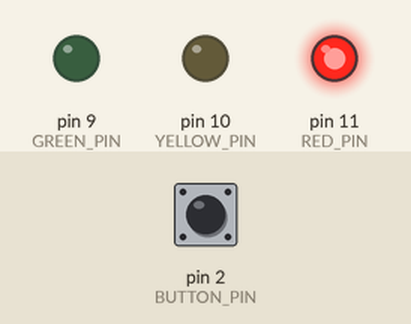
The sketch below on a simulated Arduino Uno, built with avr-gcc and run on an emulated ATmega328P. Parts: output pins drawn as LEDs (lit = HIGH). The inputs (shaded band) are chosen by the test bench; at power-on: pin 2 (BUTTON_PIN) HIGH.

Above: at 0.1 s.
At 0.5 s:
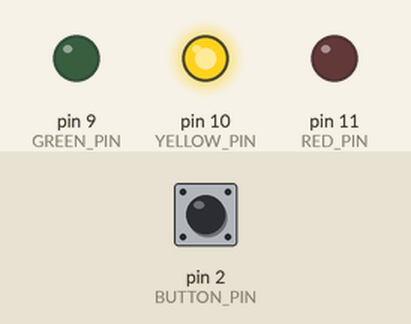
At 0.9 s:
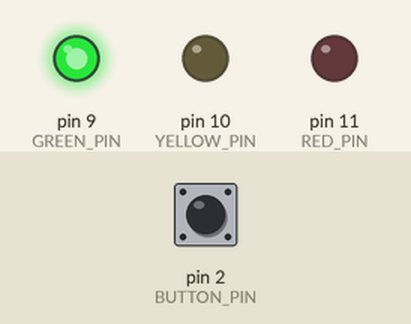
Timing chart, 0 to 2.4 s (numbered marks = the images above):
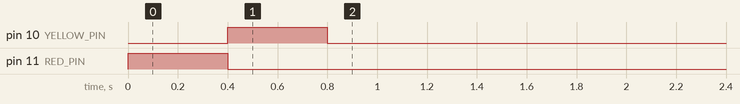

The sketch:

traffic-light.ino
```cpp
// Traffic light with a crosswalk button for an Arduino Uno. Wiring: docs/traffic-light-wiring.md.
// LEDs through 220 ohm resistors, button pulls D2 to ground (INPUT_PULLUP).
// The light rests on green; pressing the button starts the walk cycle: yellow, then red while
// pedestrians cross, then back to green.

const uint8_t RED_PIN = 11;
const uint8_t YELLOW_PIN = 10;
const uint8_t GREEN_PIN = 9;
const uint8_t BUTTON_PIN = 2;

const unsigned long MIN_GREEN_MS = 5000;  // cars get at least this much green between walks
const unsigned long YELLOW_MS = 3000;
const unsigned long WALK_MS = 8000;       // red: pedestrians cross
const unsigned long CLEAR_MS = 3000;      // red blinks: finish crossing

void setLight(uint8_t pin) {
  digitalWrite(RED_PIN, pin == RED_PIN ? HIGH : LOW);
  digitalWrite(YELLOW_PIN, pin == YELLOW_PIN ? HIGH : LOW);
  digitalWrite(GREEN_PIN, pin == GREEN_PIN ? HIGH : LOW);
}

bool pressed() {
  if (digitalRead(BUTTON_PIN) != LOW) return false;
  delay(20);  // debounce
  return digitalRead(BUTTON_PIN) == LOW;
}

void walkCycle() {
  setLight(YELLOW_PIN);
  delay(YELLOW_MS);
  setLight(RED_PIN);
  delay(WALK_MS);
  for (unsigned long t = 0; t < CLEAR_MS; t += 500) {
    digitalWrite(RED_PIN, (t / 500) % 2 ? HIGH : LOW);
    delay(500);
  }
  setLight(GREEN_PIN);
}

void setup() {
  pinMode(RED_PIN, OUTPUT);
  pinMode(YELLOW_PIN, OUTPUT);
  pinMode(GREEN_PIN, OUTPUT);
  pinMode(BUTTON_PIN, INPUT_PULLUP);
  // Lamp test so a miswired LED shows up right away.
  setLight(RED_PIN);
  delay(400);
  setLight(YELLOW_PIN);
  delay(400);
  setLight(GREEN_PIN);
}

void loop() {
  unsigned long greenSince = millis();
  while (!pressed()) {}
  // A press during the minimum green is remembered and served once it runs out.
  while (millis() - greenSince < MIN_GREEN_MS) {}
  walkCycle();
}
```
